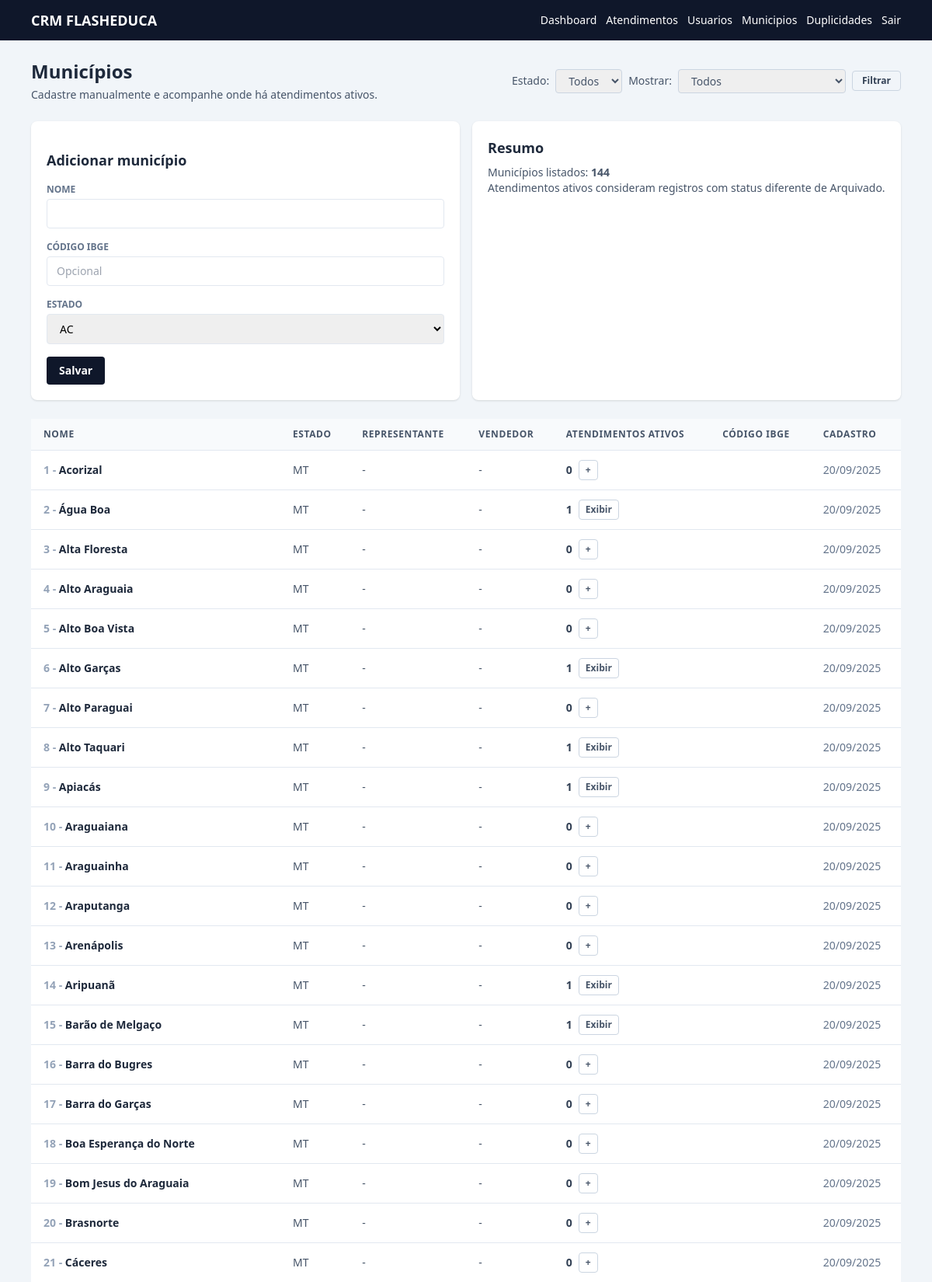
Page /municipios.php (signed in, upper part) on the committed database.
### tables this page shows
CREATE TABLE `municipios` (
  `id` int(11) NOT NULL,
  `nome` varchar(150) NOT NULL,
  `codigo_ibge` varchar(20) DEFAULT NULL,
  `estado` varchar(2) DEFAULT NULL,
  `representante_id` int(11) DEFAULT NULL,
  `vendedor_id` int(11) DEFAULT NULL,
  `created_at` datetime NOT NULL DEFAULT current_timestamp(),
  `updated_at` datetime NOT NULL DEFAULT current_timestamp() ON UPDATE current_timestamp()
);

### helpers.php (called while the page is built, shortened)
<?php
function esc($value): string
{
    return htmlspecialchars((string)$value, ENT_QUOTES, 'UTF-8');
}
function format_date(?string $date, string $format = 'd/m/Y'): string
{
    try {
        $dt = new DateTime($date);
        return $dt->format($format);
    } catch (Throwable $e) {
        return $date;
    }
}

### municipios.php (the view, shortened to what this page needs)
<?php
$pdo = get_pdo();
$filtroAtend = $_GET['filtro_atend'] ?? '';
$sqlMunicipios = "
    SELECT
        m.id,
        m.nome,
        m.codigo_ibge,
        m.estado,
        m.representante_id,
        m.vendedor_id,
        m.created_at,
        COUNT(a.id) AS ativos,
        MIN(a.id) AS primeiro_atendimento_id
    FROM municipios m
    LEFT JOIN atendimentos a
        ON a.municipio_id = m.id
       AND a.status_geral <> 'ARQUIVADO'
";
$paramsMunicipios = [];
$sqlMunicipios .= "
    GROUP BY m.id, m.nome, m.codigo_ibge, m.created_at, m.estado, m.representante_id, m.vendedor_id
";
$sqlMunicipios .= " ORDER BY m.estado, m.nome";
$stmtMunicipios = $pdo->prepare($sqlMunicipios);
$stmtMunicipios->execute($paramsMunicipios);
$municipios = $stmtMunicipios->fetchAll();
$responsaveisMunicipios = [];
$totalMunicipios = count($municipios);
require __DIR__ . '/partials/header.php';
$stmtEstados = $pdo->query("SELECT sigla FROM estados_brasil ORDER BY sigla ASC");
$listaEstados = $stmtEstados->fetchAll(PDO::FETCH_COLUMN);
?>
<div class="flex flex-col gap-6">
    <div class="flex items-center justify-between">
        <div>
            <h1 class="text-2xl font-semibold text-slate-800">Municípios</h1>
            <p class="mt-1 text-sm text-slate-600">Cadastre manualmente e acompanhe onde há atendimentos ativos.</p>
        </div>
        <form method="get" class="flex items-center gap-2 text-sm text-slate-600">
            <label for="estado" class="font-medium">Estado:</label>
            <select id="estado" name="estado" class="rounded border border-slate-300 px-3 py-1 text-sm">
                <option value="">Todos</option>
            </select>
            <label for="filtro_atend" class="font-medium">Mostrar:</label>
            <select id="filtro_atend" name="filtro_atend" class="rounded border border-slate-300 px-3 py-1 text-sm">
                <option value="" <?= $filtroAtend === '' ? 'selected' : '' ?>>Todos</option>
            </select>
            <button type="submit"
                class="rounded border border-slate-300 px-3 py-1 text-xs font-semibold text-slate-700 hover:bg-slate-100">
                Filtrar
            </button>
        </form>
    </div>
    <section class="grid gap-4 md:grid-cols-2">
        <form method="post" class="rounded-lg bg-white p-5 shadow space-y-4">
            <h2 class="text-lg font-semibold text-slate-800">Adicionar município</h2>
            <div>
                <label class="mb-1 block text-xs font-semibold uppercase text-slate-500" for="nome">Nome</label>
                <input type="text" id="nome" name="nome" required
                    class="w-full rounded border border-slate-200 px-3 py-2 text-sm">
            </div>
            <div>
                <label class="mb-1 block text-xs font-semibold uppercase text-slate-500" for="codigo_ibge">Código IBGE</label>
                <input type="text" id="codigo_ibge" name="codigo_ibge"
                    class="w-full rounded border border-slate-200 px-3 py-2 text-sm" placeholder="Opcional">
            </div>
            <div>
                <label class="mb-1 block text-xs font-semibold uppercase text-slate-500" for="estado">Estado</label>
                <select id="estado" name="estado" class="w-full rounded border border-slate-200 px-3 py-2 text-sm" required>
                    <?php foreach ($listaEstados as $uf): ?>
                        <option value="<?= htmlspecialchars($uf) ?>"><?= htmlspecialchars($uf) ?></option>
                    <?php endforeach; ?>
                </select>
            </div>
            <button type="submit"
                class="rounded bg-slate-900 px-4 py-2 text-sm font-semibold text-white hover:bg-slate-800">
                Salvar
            </button>
        </form>
        <div class="rounded-lg bg-white p-5 shadow">
            <h2 class="text-lg font-semibold text-slate-800">Resumo</h2>
            <p class="mt-2 text-sm text-slate-600">Municípios listados: <strong><?= $totalMunicipios ?></strong></p>
            <p class="text-sm text-slate-600">Atendimentos ativos consideram registros com status diferente de Arquivado.</p>
        </div>
    </section>
    <div class="overflow-x-auto">
        <table class="min-w-full divide-y divide-slate-200 bg-white text-sm shadow">
            <thead class="bg-slate-50">
                <tr class="text-left text-xs font-semibold uppercase tracking-wider text-slate-600">
                    <th class="px-4 py-3">Nome</th>
                    <th class="px-4 py-3">Estado</th>
                    <th class="px-4 py-3">Representante</th>
                    <th class="px-4 py-3">Vendedor</th>
                    <th class="px-4 py-3">Atendimentos ativos</th>
                    <th class="px-4 py-3">Código IBGE</th>
                    <th class="px-4 py-3">Cadastro</th>
                </tr>
            </thead>
            <tbody class="divide-y divide-slate-200">
                <?php $i = 0; foreach ($municipios as $linha): $i++; ?>
                    <tr>
                        <td class="px-4 py-3 font-semibold text-slate-800">
                            <span class="text-slate-400"><?= $i ?> - </span><?= esc($linha['nome']) ?>
                        </td>
                        <td class="px-4 py-3 text-slate-600"><?= esc($linha['estado'] ?? '') ?></td>
                        <td class="px-4 py-3 text-slate-600">
                            <?php if (!empty($linha['representante_id']) && isset($responsaveisMunicipios[(int)$linha['representante_id']])): ?>
                                <?= esc($responsaveisMunicipios[(int)$linha['representante_id']]['name']) ?>
                            <?php else: ?>
                                -
                            <?php endif; ?>
                        </td>
                        <td class="px-4 py-3 text-slate-600">
                            <?php if (!empty($linha['vendedor_id']) && isset($responsaveisMunicipios[(int)$linha['vendedor_id']])): ?>
                                <?= esc($responsaveisMunicipios[(int)$linha['vendedor_id']]['name']) ?>
                            <?php else: ?>
                                -
                            <?php endif; ?>
                        </td>
                        <td class="px-4 py-3 text-slate-600">
                            <div class="flex items-center gap-2">
                                <span class="font-semibold text-slate-700"><?= (int)$linha['ativos'] ?></span>
                                <?php if ((int)$linha['ativos'] > 0): ?>
                                    <?php if ((int)$linha['ativos'] === 1 && !empty($linha['primeiro_atendimento_id'])): ?>
                                        <a href="atendimento_form.php?id=<?= $linha['primeiro_atendimento_id'] ?>"
                                           class="rounded border border-slate-300 px-2 py-1 text-xs font-semibold text-slate-600 hover:bg-slate-100">
                                           Exibir
                                        </a>
                                    <?php endif; ?>
                                <?php else: ?>
                                    <a href="atendimento_form.php?municipio_id=<?= $linha['id'] ?>"
                                       class="rounded border border-slate-300 px-2 py-1 text-xs font-semibold text-slate-600 hover:bg-slate-100">
                                       +
                                    </a>
                                <?php endif; ?>
                            </div>
                        </td>
                        <td class="px-4 py-3 text-slate-600"><?= esc($linha['codigo_ibge'] ?? '') ?></td>
                        <td class="px-4 py-3 text-slate-500"><?= esc(format_date($linha['created_at'], 'd/m/Y')) ?></td>
                    </tr>
                <?php endforeach; ?>
            </tbody>
        </table>
    </div>
</div>
<?php
require __DIR__ . '/partials/footer.php';

### rows in the picture
municipios: nome "Acorizal", estado "MT", ativos "0", created_at "20/09/2025"
municipios: nome "Água Boa", estado "MT", ativos "1", created_at "20/09/2025"
municipios: nome "Alta Floresta", estado "MT", ativos "0", created_at "20/09/2025"
municipios: nome "Alto Araguaia", estado "MT", ativos "0", created_at "20/09/2025"
municipios: nome "Alto Boa Vista", estado "MT", ativos "0", created_at "20/09/2025"
municipios: nome "Alto Garças", estado "MT", ativos "1", created_at "20/09/2025"
municipios: nome "Alto Paraguai", estado "MT", ativos "0", created_at "20/09/2025"
municipios: nome "Alto Taquari", estado "MT", ativos "1", created_at "20/09/2025"
municipios: nome "Apiacás", estado "MT", ativos "1", created_at "20/09/2025"
municipios: nome "Araguaiana", estado "MT", ativos "0", created_at "20/09/2025"
municipios: nome "Araguainha", estado "MT", ativos "0", created_at "20/09/2025"
municipios: nome "Araputanga", estado "MT", ativos "0", created_at "20/09/2025"
municipios: nome "Arenápolis", estado "MT", ativos "0", created_at "20/09/2025"
municipios: nome "Aripuanã", estado "MT", ativos "1", created_at "20/09/2025"
municipios: nome "Barão de Melgaço", estado "MT", ativos "1", created_at "20/09/2025"
municipios: nome "Barra do Bugres", estado "MT", ativos "0", created_at "20/09/2025"
municipios: nome "Barra do Garças", estado "MT", ativos "0", created_at "20/09/2025"
municipios: nome "Boa Esperança do Norte", estado "MT", ativos "0", created_at "20/09/2025"
municipios: nome "Bom Jesus do Araguaia", estado "MT", ativos "0", created_at "20/09/2025"
municipios: nome "Brasnorte", estado "MT", ativos "0", created_at "20/09/2025"
municipios: nome "Cáceres", estado "MT", ativos "0", created_at "20/09/2025"

### other values in the picture
APP_NAME "CRM FLASHEDUCA"
$totalMunicipios "144"
form field estado "AC"
